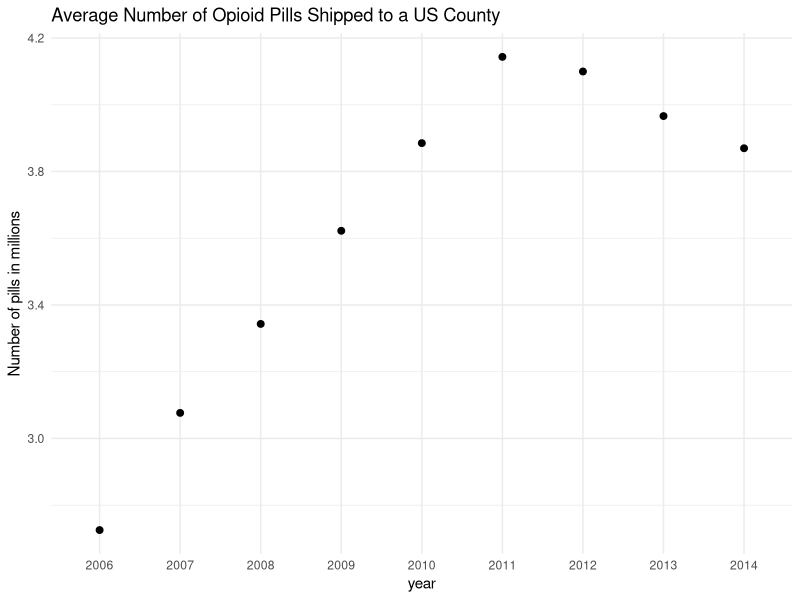

Source code (R):
library(dplyr)
library(tidyr)
library(tibble)
library(magrittr)
library(ggplot2)

# import data
annualDosage <- read.csv("county_annual.csv"); annualDosage <- as_tibble(annualDosage);
county_pop <- read.csv("county_pop_arcos.csv"); county_pop <- as_tibble(county_pop);
land <- read.csv("land_area.csv"); land <- as_tibble(land)

# select land area from 2010
land_area <- 
  land %>% 
  select(Areaname, STCOU, LND110210D)

# fill in fips code for Montgomery, AR
annualDosage %<>% 
  mutate(countyfips = case_when(BUYER_STATE == "AR" & 
                                BUYER_COUNTY == "MONTGOMERY" ~ 05097,
                                TRUE ~ countyfips))

# remove American terrirories with no fips code
annualDosage %<>% 
  filter(!is.na(countyfips))

# join population with land area
land_area %<>%
  rename(countyfips = STCOU) # match column name
county_info <- 
  left_join(x = county_pop, y = land_area, by = "countyfips")

# join county info with drug data
annualDosage %<>%
  mutate(countyfips = as.factor(countyfips),
         year = as.factor(year))
county_info %<>%
  mutate(countyfips = as.factor(countyfips),
         year = as.factor(year))
Annual <- 
  left_join(annualDosage, county_info, by = c("BUYER_COUNTY",
                                              "BUYER_STATE",
                                              "year",
                                              "countyfips"))

# remove NA
Annual %<>% 
  filter(!is.na(STATE))

# add column pills in millions
Annual %<>% 
  mutate(Pills_in_millions = DOSAGE_UNIT/1000000)

# plot mean pills per county per year
raw_average <- 
  Annual %>%
  ggplot(aes(x = year, y = Pills_in_millions, group = 1)) +
  stat_summary(fun = mean, geom = "point", size = 2) +
  labs(title = "Average Number of Opioid Pills Shipped to a US County",
       y = "Number of pills in millions") +
  theme_minimal()

raw_average
